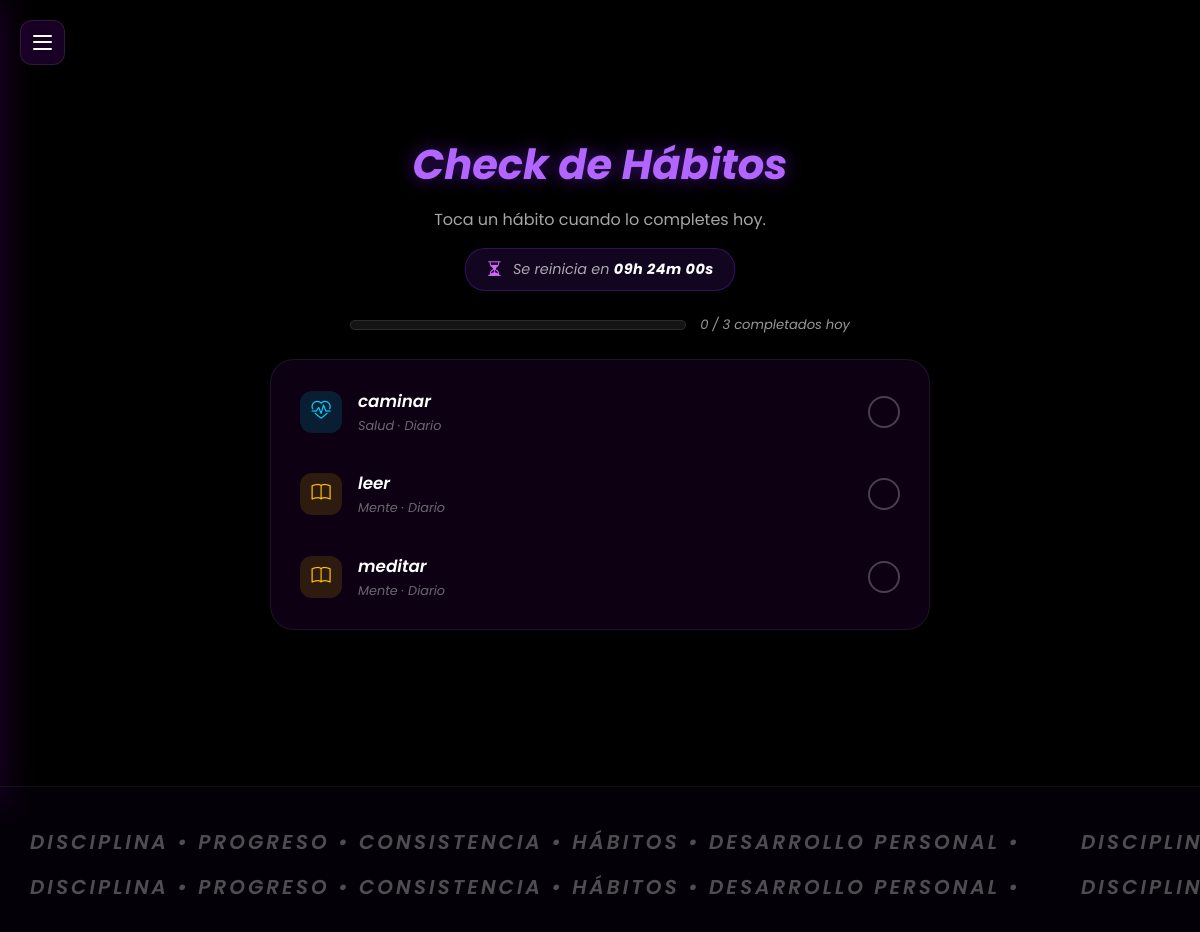
The app's page /habitos/check (signed in), older data.
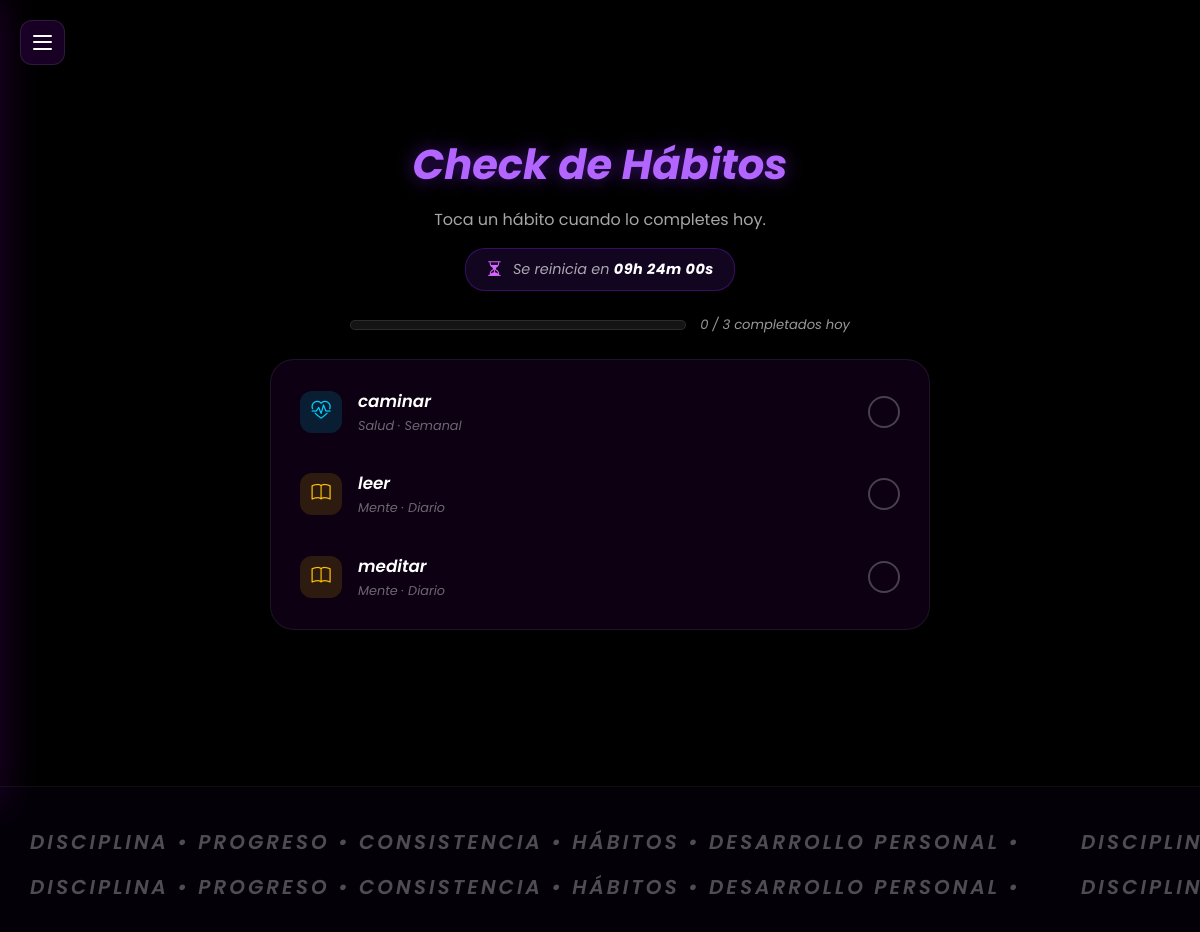
The same page, newer data.
### app/models/habitos.py (models this page shows, shortened)
class Habit(db.Model):
    __tablename__ = 'habits'
    idHabit = db.Column(db.Integer, primary_key=True)
    idUser = db.Column(db.Integer, db.ForeignKey('users.idUser'), nullable=False)
    habitName = db.Column(db.String(120), nullable=False)
    habitDesc = db.Column(db.String(255), nullable=True)
    habitFreq = db.Column(db.String(50), nullable=False)
    habitCategory = db.Column(db.String(50), nullable=False)
    habitState = db.Column(db.String(50), default='Activo')
    createdAt = db.Column(db.DateTime, default=datetime.now)

### app/routes/habits_route.py (the view)
@bp.route('/habitos/check')
@login_required
def habits_check():
    habits = Habit.query.filter_by(idUser=current_user.idUser).order_by(Habit.habitName).all()
    marcados_hoy = {
        h.idHabit for h in HistHabit.query.filter_by(idUser=current_user.idUser, fecha=date.today()).all()
    }
    total_habitos = len(habits)
    completados_hoy = sum(1 for h in habits if h.idHabit in marcados_hoy)
    pct_hoy = round((completados_hoy / total_habitos * 100)) if total_habitos > 0 else 0
    return render_template(
        "register/check.html",
        habits=habits,
        marcados_hoy=marcados_hoy,
        total_habitos=total_habitos,
        completados_hoy=completados_hoy,
        pct_hoy=pct_hoy,
    )

### app/templates/register/check.html (shortened to what this page needs)
{% extends "base.html" %}
{% block extra_css %}
<link rel="stylesheet" href="{{ url_for('static', filename='css/check.css') }}">
{% endblock %}
{% block content %}
<button class="hamburger-menu" id="sidebarToggle">
    <span></span>
    <span></span>
    <span></span>
</button>
<div class="lightning-storm">
</div>
<div class="sakura">
</div>
<div class="check-wrapper">
    <div class="text-center mb-4" style="text-align: center; width: 100%; display: flex; flex-direction: column; align-items: center; justify-content: center; margin: 0 auto;">
        <h1 class="check-title">Check de Hábitos</h1>
        <p style="text-align: center; max-width: 600px; margin: 10px auto 0 auto; color: rgba(255,255,255,0.65);">Toca un hábito cuando lo completes hoy.</p>
        <div class="check-countdown">
            <i class="bi bi-hourglass-split"></i>
            <span>Se reinicia en <strong id="countdownText">--h --m --s</strong></span>
        </div>
    </div>
    {% if total_habitos > 0 %}
    <div class="check-progress-row">
        <div class="check-progress-bar">
        </div>
        <span class="check-progress-text">{{ completados_hoy }} / {{ total_habitos }} completados hoy</span>
    </div>
    {% endif %}
    <div class="check-card">
        {% for habit in habits %}
        <div class="check-item{{ ' done' if habit.idHabit in marcados_hoy else '' }}" data-id="{{ habit.idHabit }}">
            <div class="check-icon cat-{{ habit.habitCategory }}">
                {% if habit.habitCategory == 'salud' %}
                    <i class="bi bi-heart-pulse"></i>
                {% elif habit.habitCategory == 'mente' %}
                    <i class="bi bi-book"></i>
                {% elif habit.habitCategory == 'finanzas' %}
                    <i class="bi bi-wallet2"></i>
                {% else %}
                    <i class="bi bi-people"></i>
                {% endif %}
            </div>
            <div class="check-body">
                <div class="check-name">{{ habit.habitName }}</div>
                <div class="check-meta">{{ habit.habitCategory|capitalize }} &middot; {{ habit.habitFreq|capitalize }}</div>
            </div>
            <div class="check-circle"><i class="bi bi-check-lg"></i></div>
        </div>
        {% else %}
        <div class="check-empty">
            <i class="bi bi-inbox"></i>
            <span>Aún no has registrado ningún hábito.</span>
        </div>
        {% endfor %}
    </div>
</div>
{% endblock %}
{% block footer %}
<footer class="futuristic-footer">
    <div class="marquee-container">
        <div class="marquee-track track-ltr">
            <div class="marquee-content">
                <span>Disciplina &bull; Progreso &bull; Consistencia &bull; Hábitos &bull; Desarrollo Personal &bull;</span>
                <span>Disciplina &bull; Progreso &bull; Consistencia &bull; Hábitos &bull; Desarrollo Personal &bull;</span>
            </div>
        </div>
        <div class="marquee-track track-rtl">
            <div class="marquee-content">
                <span>Disciplina &bull; Progreso &bull; Consistencia &bull; Hábitos &bull; Desarrollo Personal &bull;</span>
                <span>Disciplina &bull; Progreso &bull; Consistencia &bull; Hábitos &bull; Desarrollo Personal &bull;</span>
            </div>
        </div>
    </div>
</footer>
{% endblock %}

Row changes from the older to the newer data that the page shows:
changed Habit "caminar": habitFreq "Diario" → "Semanal"
